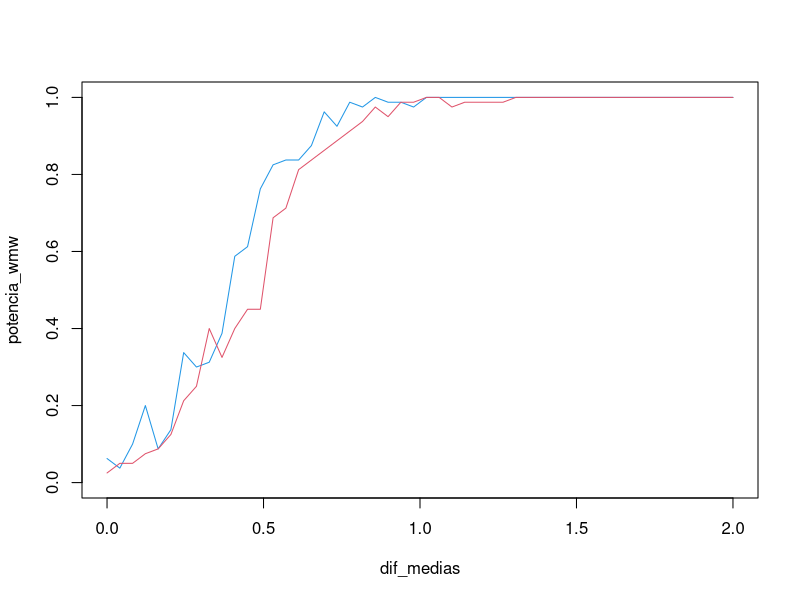

Write the R code that produced this figure.
tamano_muestral <- 50
iteraciones <- 80
dif_medias_ini <- 0
dif_medias_fin <- 2
media_x <- 1
n_pasos <- 50
umbral_significancia <- 0.05
dif_medias <- seq(dif_medias_ini, dif_medias_fin, length.out = n_pasos)

# La media de una gama es shape/rate, vamos a mover el shape...


# Prueba wmw --------------------------------------------------------------

potencia_wmw <- vector()

for(k in seq_len(n_pasos)){
  sim_shape <- media_x + dif_medias[k]
  p_valores <- vector()
  
  for(i in seq_len(iteraciones)){
    x <- rgamma(tamano_muestral, media_x, 1)
    y <- rgamma(tamano_muestral, sim_shape, 1)
    p_valores[i] <- wilcox.test(x, y)$p.value
  }
  
  potencia_wmw[k] <- mean(p_valores < umbral_significancia) 
}


# Prueba t ----------------------------------------------------------------

potencia_t <- vector()

for(k in seq_len(n_pasos)){
  sim_shape <- media_x + dif_medias[k]
  p_valores <- vector()
  
  for(i in seq_len(iteraciones)){
    x <- rgamma(tamano_muestral, media_x, 1)
    y <- rgamma(tamano_muestral, sim_shape, 1)
    p_valores[i] <- t.test(x, y)$p.value
  }
  
  potencia_t[k] <- mean(p_valores < umbral_significancia) 
}

plot(dif_medias, potencia_wmw, ylim = c(0,1), col = 4, type = "l")
lines(dif_medias, potencia_t, col=2)















